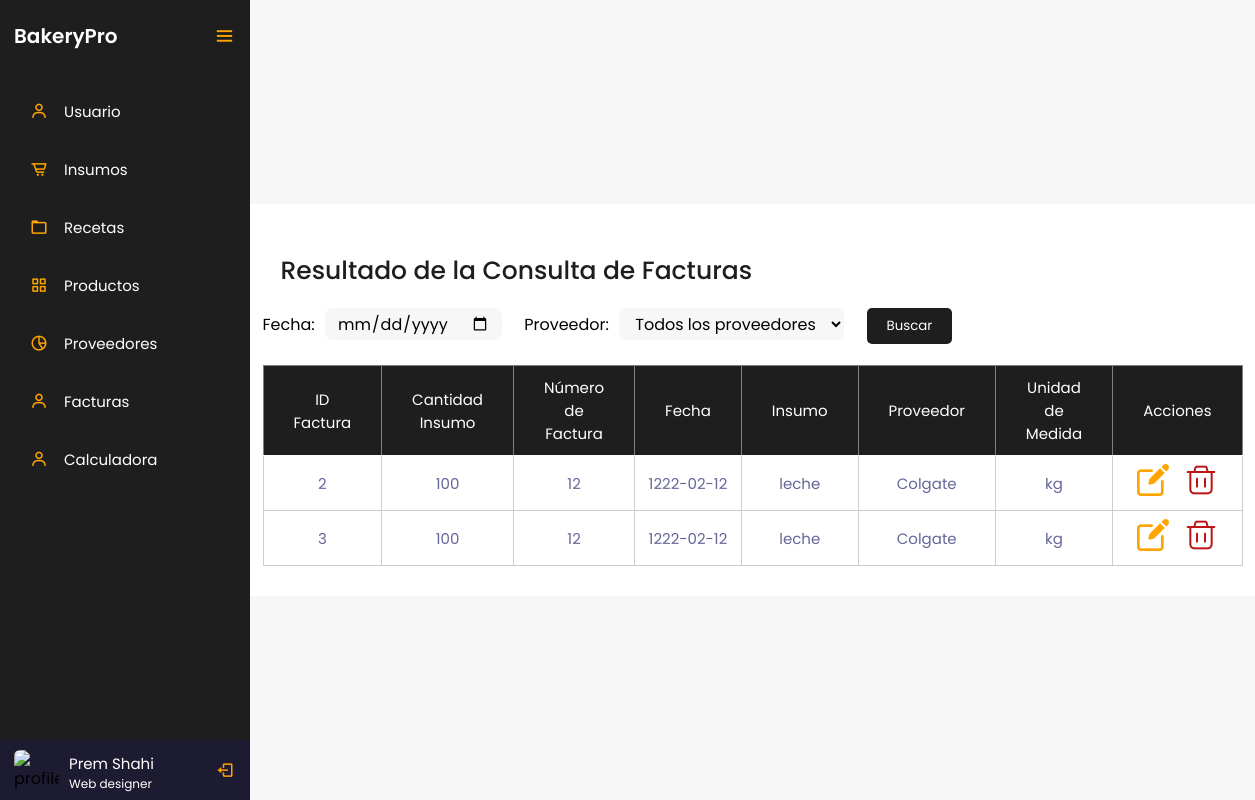
The page /controlador/Facturas/consultar.php on the database its author committed.
### tables this page shows
CREATE TABLE `tblfactura` (
  `IdFactura` int(3) NOT NULL,
  `CantidadInsumo` decimal(5,0) NOT NULL,
  `NumeroFactura` varchar(20) NOT NULL,
  `Fecha` date NOT NULL,
  `idInsumo` int(3) NOT NULL,
  `IdProveedor` int(3) NOT NULL,
  `IdUnidadMedida` int(3) NOT NULL
);

CREATE TABLE `tblinsumos` (
  `IdInsumo` int(3) NOT NULL,
  `NombreInsumo` varchar(30) NOT NULL,
  `Stock` decimal(5,0) NOT NULL,
  `IdUnidadMedida` int(3) NOT NULL,
  `IdCategoria` int(3) NOT NULL
);

CREATE TABLE `tblproveedores` (
  `IdProveedores` int(3) NOT NULL,
  `NIT` decimal(15,0) NOT NULL,
  `RazonSocial` varchar(20) NOT NULL,
  `Contacto` varchar(40) NOT NULL,
  `Telefono` decimal(10,0) NOT NULL,
  `Correo` varchar(20) NOT NULL,
  `Direccion` varchar(40) NOT NULL
);

CREATE TABLE `tblunidadesmedidas` (
  `IdUnidadMedida` int(3) NOT NULL,
  `medida` varchar(20) NOT NULL
);

### controlador/Facturas/consultar.php (the view, shortened to what this page needs)
<!DOCTYPE html>
<html lang="en">
<head>
    <link href='https://unpkg.com/boxicons@2.0.7/css/boxicons.min.css' rel='stylesheet'>
    <link rel="stylesheet" href="../../vista/style/styles.css">
</head>
<body>
<div class="sidebar open">
        <div class="logo-details">
            <a href="../../dashboard.php" class="logo_link">
                <span class="logo_name">BakeryPro</span>
            </a>
            <i class='bx bx-menu' id="btn" ></i>
        </div>
        <ul class="nav-list">
        <li>
        <a href="../../vista/html/usuarios.php">
            <i class='bx bx-user' ></i>
            <span class="links_name">Usuario</span>
        </a>
        </li>
        <li>
            <a href="../../vista/html/insumos.php">
                <i class='bx bx-cart-alt' ></i>
                <span class="links_name">Insumos</span>
            </a>
        </li>
        <li>
        <a href="../../vista/html/recetas.php">
            <i class='bx bx-folder' ></i>
            <span class="links_name">Recetas</span>
        </a>
        </li>
        <li>
            <a href="../../vista/html/productos.php">
                <i class='bx bx-grid-alt'></i>
                <span class="links_name">Productos</span>
            </a>
        </li>
        <li>
            <a href="../../vista/html/proveedores.php">
                <i class='bx bx-pie-chart-alt-2' ></i>
                <span class="links_name">Proveedores</span>
            </a>
        </li>
        <li>
            <a href="../../vista/html/facturas.php">
                <i class='bx bx-user' ></i>
                <span class="links_name">Facturas</span>
            </a>
        </li>
        <li>
            <a href="./calculadora.php">
                <i class='bx bx-user' ></i>
                <span class="links_name">Calculadora</span>
            </a>
            </li>
        <li class="profile">
            <div class="profile-details">
            <img src="profile.jpg" alt="profileImg">
            <div class="name_job">
                <div class="name">Prem Shahi</div>
                <div class="job">Web designer</div>
            </div>
            </div>
            <i class='bx bx-log-out' id="log_out" ></i>
        </li>
        </ul>
    </div>
    <section class="home-section">
        <div class="container">
            <h2 class="titleContainer">Resultado de la Consulta de Facturas</h2>
            <form action="" method="GET">
                <label for="date">Fecha:</label>
                <input type="date" id="date" name="date" class="input-filtro">
                <label for="provider">Proveedor:</label>
                <select id="provider" name="provider" class="select-filtro">
                    <option value="">Todos los proveedores</option>
                </select>
                <button type="submit">Buscar</button>
            </form>
            <?php
                include '../../modelo/conexion.php';
                $sql = "SELECT f.IdFactura, f.CantidadInsumo, f.NumeroFactura, f.Fecha,
                            i.NombreInsumo AS NombreInsumo,
                            p.RazonSocial AS Proveedor,
                            u.medida AS UnidadMedida
                        FROM tblfactura f
                        INNER JOIN tblinsumos i ON f.IdInsumo = i.IdInsumo
                        INNER JOIN tblproveedores p ON f.IdProveedor = p.IdProveedores
                        INNER JOIN tblunidadesmedidas u ON f.IdUnidadMedida = u.IdUnidadMedida";
                $resultado = $conexion->query($sql);
                if ($resultado->num_rows > 0) {
                    echo "<table border='1'>
                        <tr>
                            <th>ID Factura</th>
                            <th>Cantidad Insumo</th>
                            <th>Número de Factura</th>
                            <th>Fecha</th>
                            <th>Insumo</th>
                            <th>Proveedor</th>
                            <th>Unidad de Medida</th>
                            <th>Acciones</th>
                        </tr>";
                    while ($fila = $resultado->fetch_assoc()) {
                        echo "<tr>
                                <td>".$fila["IdFactura"]."</td>
                                <td>".$fila["CantidadInsumo"]."</td>
                                <td>".$fila["NumeroFactura"]."</td>
                                <td>".$fila["Fecha"]."</td>
                                <td>".$fila["NombreInsumo"]."</td>
                                <td>".$fila["Proveedor"]."</td>
                                <td>".$fila["UnidadMedida"]."</td>
                                <td>
                                    <a href='editar.php?NumeroFactura=".$fila['NumeroFactura']."'><img src='../../vista/img/editar.png' alt='editar'></a>
                                    <a href='eliminar.php?numero_factura=".$fila['NumeroFactura']."'><img src='../../vista/img/eliminar.png' alt='eliminar'></a>
                                </td>
                            </tr>";
                    }
                    echo "</table>";
                } else {
                    echo "<p>No se encontraron resultados para la tabla de facturas.</p>";
                }
            ?>
        </div>
    </section>
</body>
</html>

### vista/style/styles.css (style rules this page uses)
:root { --orange: #d4894c; --white_trasnparent: #232830; --very-light-pink: #C7C7C7; --text-input-field: #F7F7F7; --hospital-green: #bd1515; --sm: 14px; --md: 16px; --lg: 18px; --yellow: #ffa500; --black: #201e1c; --white: #ffffff; --official-black:#1e1e1e; --official-red:#ffa500; --background-white:#f7f7f7; --card-white:#ffffff; }
* { margin: 0; padding: 0; box-sizing: border-box; font-family: "Poppins" , sans-serif; }
.sidebar { position: fixed; left: 0; top: 0; height: 100%; width: 78px; background: var(--official-black); padding: 6px 14px; z-index: 99; transition: all 0.5s ease; }
.sidebar.open { width: 250px; }
.sidebar .logo-details { height: 60px; display: flex; align-items: center; position: relative; }
.sidebar .logo-details .logo_name { color: #fff; font-size: 20px; font-weight: 600; opacity: 0; transition: all 0.5s ease; }
.sidebar.open .logo-details .icon, .sidebar.open .logo-details .logo_name { opacity: 1; }
.sidebar .logo-details #btn { position: absolute; top: 50%; right: 0; transform: translateY(-50%); font-size: 22px; transition: all 0.4s ease; font-size: 23px; text-align: center; cursor: pointer; transition: all 0.5s ease; }
.sidebar.open .logo-details #btn { text-align: right; }
.sidebar i { color: var(--official-red); height: 60px; min-width: 50px; font-size: 28px; text-align: center; line-height: 60px; }
.sidebar .nav-list { margin-top: 20px; height: 100%; }
.sidebar li { position: relative; margin: 8px 0; list-style: none; }
.sidebar li a { display: flex; height: 100%; width: 100%; border-radius: 12px; align-items: center; text-decoration: none; transition: all 0.4s ease; }
.sidebar li a .links_name { color: #fff; font-size: 15px; font-weight: 400; white-space: nowrap; opacity: 0; pointer-events: none; transition: 0.4s; }
.sidebar.open li a .links_name { opacity: 1; pointer-events: auto; }
.sidebar li i { height: 50px; line-height: 50px; font-size: 18px; border-radius: 12px; }
.sidebar li.profile { position: fixed; height: 60px; width: 78px; left: 0; bottom: -8px; padding: 10px 14px; background: #1d1b31; transition: all 0.5s ease; overflow: hidden; }
.sidebar.open li.profile { width: 250px; }
.sidebar li .profile-details { display: flex; align-items: center; flex-wrap: nowrap; }
.sidebar li img { height: 45px; width: 45px; object-fit: cover; border-radius: 6px; margin-right: 10px; }
.sidebar li.profile .name, .sidebar li.profile .job { font-size: 15px; font-weight: 400; color: #fff; white-space: nowrap; }
.sidebar li.profile .job { font-size: 12px; }
.sidebar .profile #log_out { position: absolute; top: 50%; right: 0; transform: translateY(-50%); background: #1d1b31; width: 100%; height: 60px; line-height: 60px; border-radius: 0px; transition: all 0.5s ease; }
.sidebar.open .profile #log_out { width: 50px; background: none; }
.logo_link { text-decoration: none; }
.home-section { position: relative; background: var(--background-white); min-height: 100vh; display: flex; top: 0; left: 78px; width: calc(100% - 78px); transition: all 0.5s ease; z-index: 2; justify-content: center; align-items: center; }
.sidebar.open ~ .home-section { left: 250px; width: calc(100% - 250px); }
.titleContainer { color: var(--official-black); font-size: 25px; font-weight: 500; margin: 18px }
.container { height: auto; background: var(--card-white); padding: 30px; border-radius: 20px; }
table { font-size: 15px; width: 100%; text-align: center; border-collapse: collapse; }
th { font-size: 15px; font-weight: normal; padding: 8px; background: var(--official-black); border-bottom: 1px solid #fff; color: #fff; padding: 10px 30px; }
td { padding: 8px; background: #ffffff7d; border: 1px solid #cdcdcd; color: #669; border-top: 1px solid transparent; }
a { text-decoration: none; color: black; }
tbody tr td img { margin: 0 6px; }
.input-filtro, .select-filtro { background-color: var(--text-input-field); border: none; border-radius: 8px; height: 32px; font-size: var(--md); padding: 6px 12px; margin: 0px 18px 25px 6px; }
.container button[type="submit"] { padding: 8px 20px; background-color: var(--official-black); color: #fff; border: none; border-radius: 5px; cursor: pointer; }

### rows shown on the page
tblfactura: IdFactura "2", CantidadInsumo "100", NumeroFactura "12", Fecha "1222-02-12", idInsumo.NombreInsumo "leche", IdProveedor.RazonSocial "Colgate", IdUnidadMedida.medida "kg"
tblfactura: IdFactura "3", CantidadInsumo "100", NumeroFactura "12", Fecha "1222-02-12", idInsumo.NombreInsumo "leche", IdProveedor.RazonSocial "Colgate", IdUnidadMedida.medida "kg"
